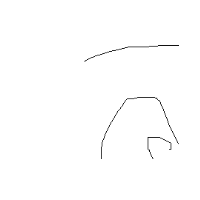
#> input picture py/image/p1.png, 200 x 200 px
$ python merge.py
#> lines starting #> are read from the running program, lines starting #| are printed output that depends on the picture
from PIL import Image

#图片4合1
def imgMerge(img1,img2,img3):
#> called with img1 = 'echarts.png', img2 = 'echarts.png', img3 = 'echarts3.png'
    arr = ['p1.png', 'p2.png', 'p3.png', 'p4.png']
    toImage = Image.new('RGBA',(400,400))
#> toImage: PIL image 400x400 RGBA; every value is 0
    for i in range(4):
        fromImge = Image.open(arr[i])
#> fromImge is the input picture: PIL image 200x200 RGBA; mean R, G, B, A 253.7, 253.7, 253.7, 255
        loc = ((int(i/2) * 200), (i % 2) * 200)
        print(loc)
        toImage.paste(fromImge, loc)

    toImage.save('merged.png')
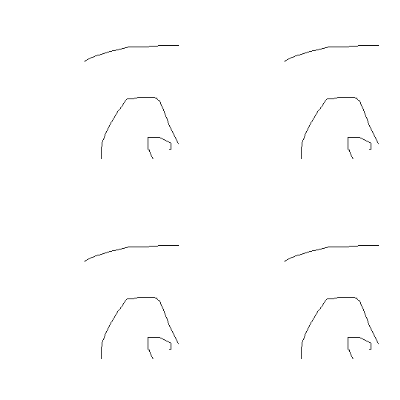
#> saved as merged.png: PIL image 400x400 RGBA; mean R, G, B, A 253.7, 253.7, 253.7, 255

if __name__=='__main__':
    imgMerge('echarts.png','echarts.png','echarts3.png')
